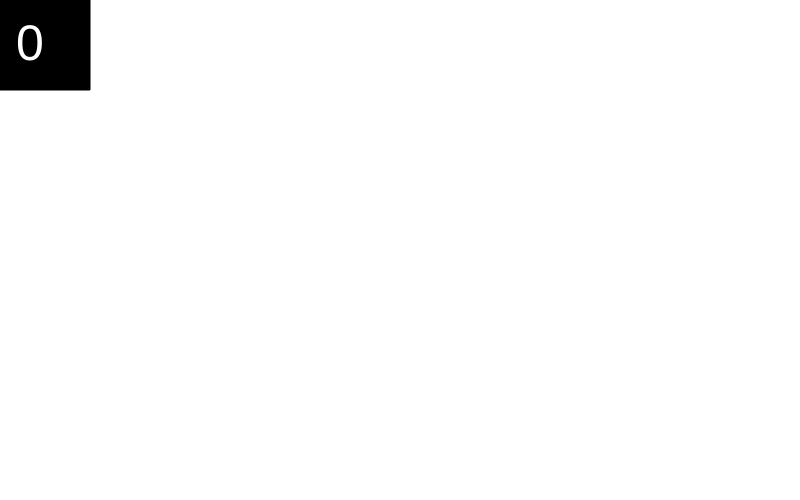
Frame 1 (no input)
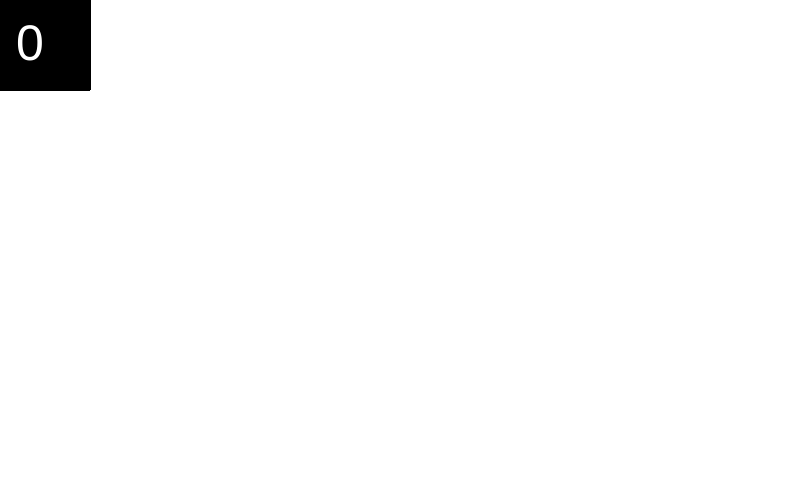
Frame 60 (no input)
Frame 120 (the mouse pressed at the canvas centre since frame 60): identical to frame 60, image omitted

The p5.js sketch that drew these frames (run headless with seeded random() and noise() and a simulated clock; from frame 60 on, the mouse is pressed at the canvas centre):

// p5.js sketch
// ── sketch.js
var score = 0;

function setup() {
  // put setup code here
  createCanvas(800,500);
  textAlign(CENTER);

}

function mouseReleased() {
  //background(random(255), random(255), random(255));
  score++ ;
  //fill(255);
  //ellipse(mouseX, mouseY, 30, 30);
  fill(255);
  ellipse(mouseX, mouseY, 20, 20);
    stroke(random(255), random(0), random(0));
    strokeWeight(random(4));
  console.log(mouseX + ',' + mouseY);
}

function draw() {
  // put drawing code here
  //fill(255);
  //ellipse(width/2, height/2, 120, 120);
  //ellipse(120, 256, 180, 180);
  //ellipse(121, 168, 120, 120);
//  ellipse(128, 100, 150,150);
  //rect(mouseX, mouseY, 30, 50);
  textSize(50);
  fill(0);
  rect(0, 0, 90, 90);
  fill(255);
  text(score, 30, 60);
  //fill(0);
  //text('Alyssa Bump', width/2, height/2);
}
